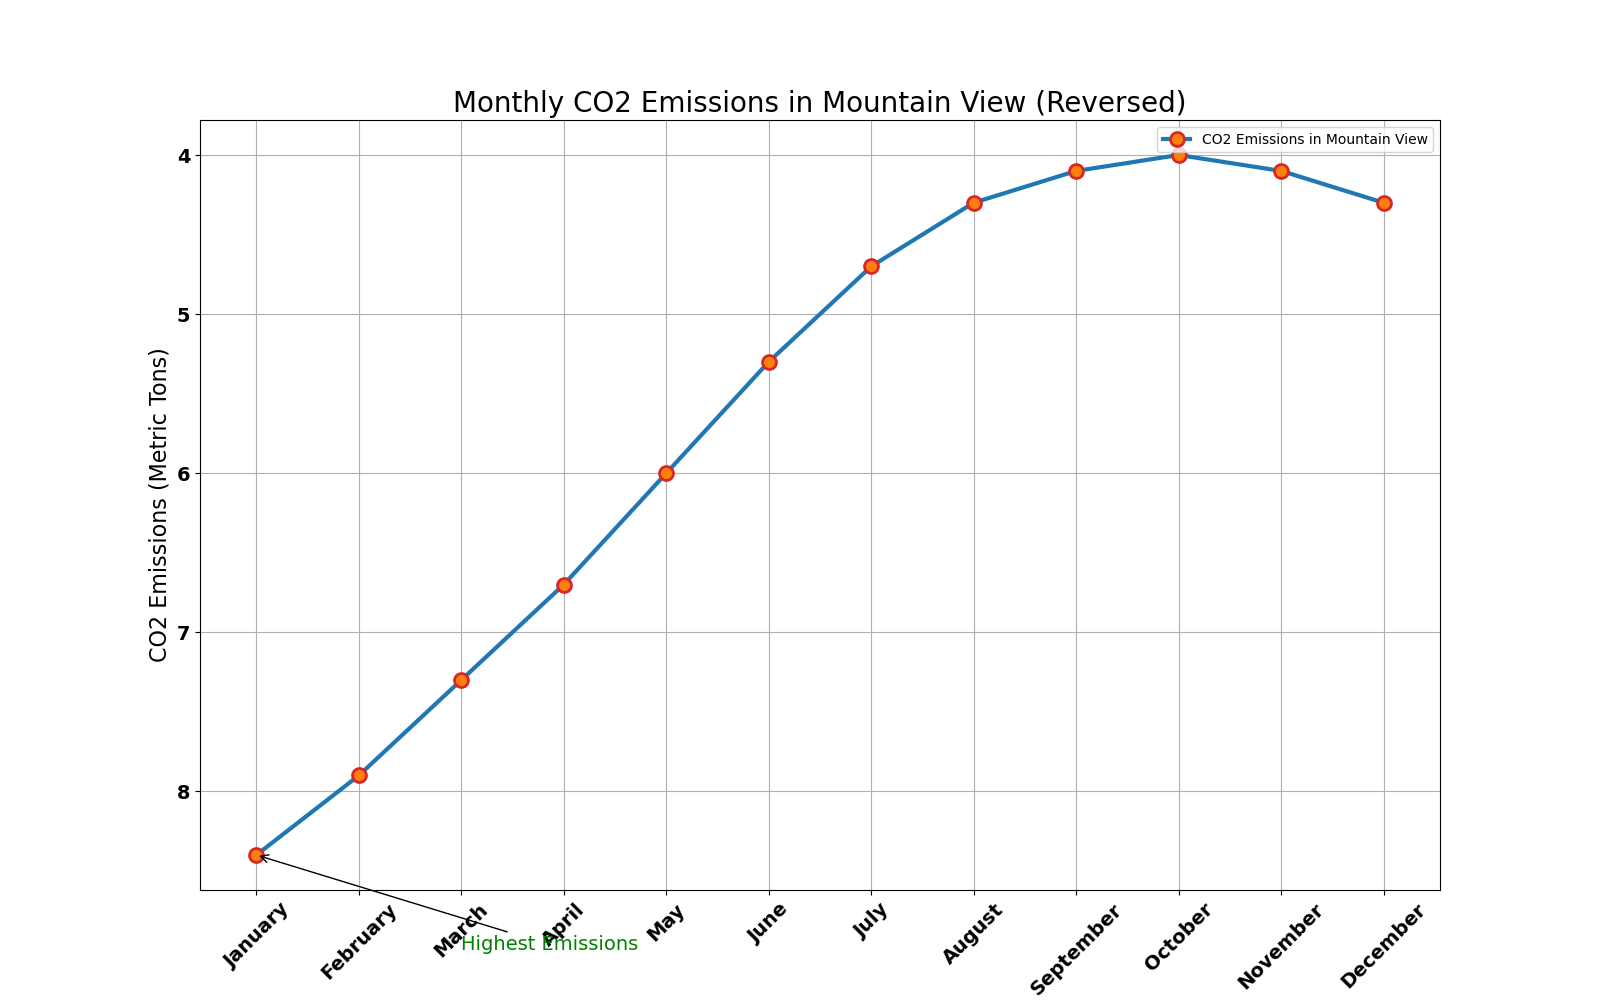

This chart was generated by the following Python code:

import matplotlib.pyplot as plt

# Data provided in the table
data = [
    {'Month': 'January', 'CO2 Emissions (Metric Tons)': 8.4, 'Location': 'Mountain View'},
    {'Month': 'February', 'CO2 Emissions (Metric Tons)': 7.9, 'Location': 'Mountain View'},
    {'Month': 'March', 'CO2 Emissions (Metric Tons)': 7.3, 'Location': 'Mountain View'},
    {'Month': 'April', 'CO2 Emissions (Metric Tons)': 6.7, 'Location': 'Mountain View'},
    {'Month': 'May', 'CO2 Emissions (Metric Tons)': 6.0, 'Location': 'Mountain View'},
    {'Month': 'June', 'CO2 Emissions (Metric Tons)': 5.3, 'Location': 'Mountain View'},
    {'Month': 'July', 'CO2 Emissions (Metric Tons)': 4.7, 'Location': 'Mountain View'},
    {'Month': 'August', 'CO2 Emissions (Metric Tons)': 4.3, 'Location': 'Mountain View'},
    {'Month': 'September', 'CO2 Emissions (Metric Tons)': 4.1, 'Location': 'Mountain View'},
    {'Month': 'October', 'CO2 Emissions (Metric Tons)': 4.0, 'Location': 'Mountain View'},
    {'Month': 'November', 'CO2 Emissions (Metric Tons)': 4.1, 'Location': 'Mountain View'},
    {'Month': 'December', 'CO2 Emissions (Metric Tons)': 4.3, 'Location': 'Mountain View'}
]

# Extracting the months and the CO2 emissions
months = [entry['Month'] for entry in data]
emissions = [entry['CO2 Emissions (Metric Tons)'] for entry in data]

# Creating the line chart
plt.figure(figsize=(16, 10))  # Setting the figure size

# Plotting the data with various visual encodings
plt.plot(months, emissions, color='#1f77b4', linestyle='-', linewidth=3, 
         marker='o', markersize=10, markerfacecolor='#ff7f0e', markeredgewidth=2, 
         markeredgecolor='#d62728', label='CO2 Emissions in Mountain View')

# Adding titles and labels
plt.title('Monthly CO2 Emissions in Mountain View (Reversed)', fontsize=20, loc='center')
plt.xlabel('Month', fontsize=16)
plt.ylabel('CO2 Emissions (Metric Tons)', fontsize=16)

# Adding a legend
plt.legend(loc='upper right')

# Adding a grid
plt.grid(True)

# Adding customization with font size and style for x and y ticks
plt.xticks(fontsize=14, fontweight='bold', rotation=45)
plt.yticks(fontsize=14, fontweight='bold')

# Adding annotations for specific points
plt.annotate('Highest Emissions', xy=('January', 8.4), xytext=('March', 9),
             arrowprops=dict(facecolor='black', arrowstyle='->'),
             fontsize=14, color='green')

# Invert the y-axis
plt.gca().invert_yaxis()

# Show plot
plt.show()
